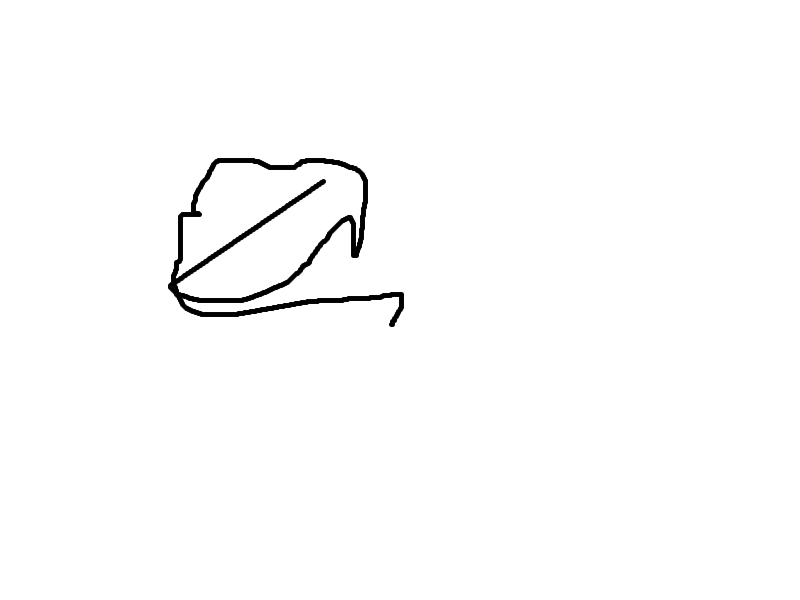
//> input picture Image.jpg, 800 x 600 px
$ ./Source15   (built with g++ and OpenCV 4)
//> lines starting //> are read from the running program, lines starting //| are printed output that depends on the picture; after the words box and inside, x2 and y2 are one past the last pixel; in counts of white or black regions, pixels touching at a corner belong together
/**
 * @function findContours_Demo.cpp
 * @brief Demo code to find contours in an image
 * @author OpenCV team
 */

#include "opencv2/highgui/highgui.hpp"
#include "opencv2/imgproc/imgproc.hpp"
#include <iostream>
#include <stdio.h>
#include <stdlib.h>

using namespace cv;
using namespace std;

Mat src; Mat src_gray;
int thresh = 100;
int max_thresh = 255;
RNG rng(12345);

/// Function header
void thresh_callback(int, void* );

/**
 * @function main
 */
int main( int, char** argv )
{
  /// Load source image and convert it to gray
  src = imread( "Image.jpg" );
//> src is the input picture: 600 rows x 800 cols, CV_8UC3; min 0, max 255, mean 252

  /// Convert image to gray and blur it
  cvtColor( src, src_gray, CV_BGR2GRAY );
  blur( src_gray, src_gray, Size(3,3) );
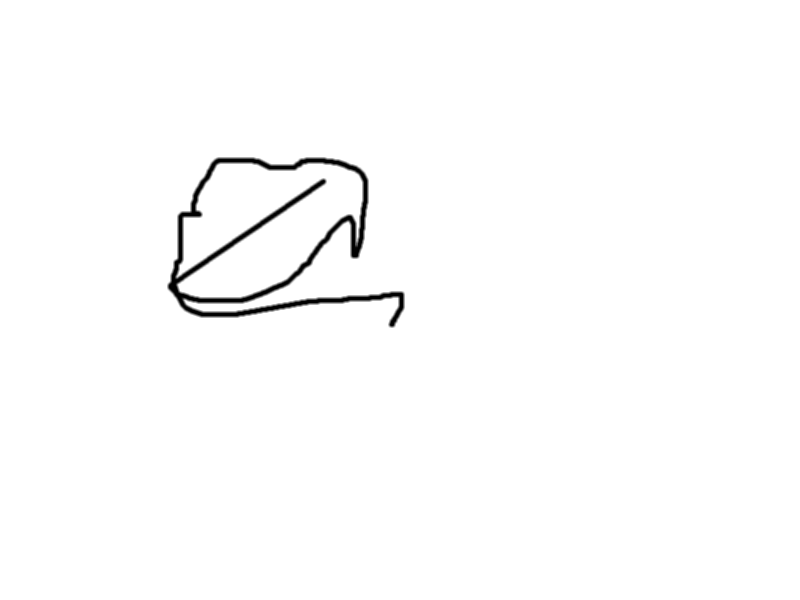
//> src_gray: 600 rows x 800 cols, CV_8UC1; min 0, max 255, mean 252

  /// Create Window
  const char* source_window = "Source";
  namedWindow( source_window, CV_WINDOW_AUTOSIZE );
  imshow( source_window, src );

  createTrackbar( " Canny thresh:", "Source", &thresh, max_thresh, thresh_callback );
  thresh_callback( 0, 0 );

  waitKey(0);
  return(0);
}

/**
 * @function thresh_callback
 */
void thresh_callback(int, void* )
{
  Mat canny_output;
  vector<vector<Point> > contours;
  vector<Vec4i> hierarchy;

  /// Detect edges using canny
  Canny( src_gray, canny_output, thresh, thresh*2, 3 );
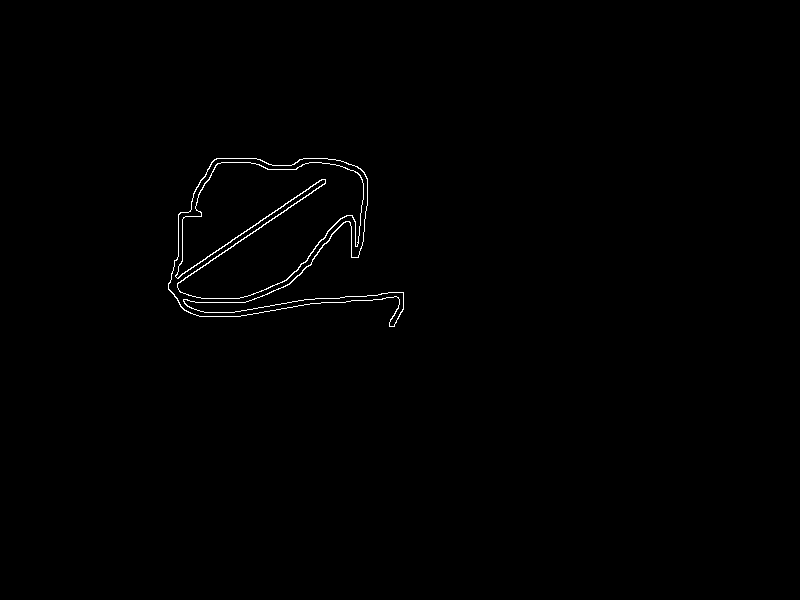
//> canny_output: 600 rows x 800 cols, CV_8UC1; 0.51% white in thin lines or dots, all inside (x1, y1, x2, y2) = (168, 158, 404, 327)
  /// Find contours
  findContours( canny_output, contours, hierarchy, CV_RETR_TREE, CV_CHAIN_APPROX_SIMPLE, Point(0, 0) );
//> contours = 4 contours; box (x1, y1, x2, y2) and area: (168, 158, 404, 327) 22538, (168, 158, 404, 327) 22375, (175, 162, 364, 299) 17446, (175, 162, 364, 299) 17129

  /// Draw contours
  Mat drawing = Mat::zeros( canny_output.size(), CV_8UC3 );
  for( size_t i = 0; i< contours.size(); i++ )
     {
       Scalar color = Scalar( rng.uniform(0, 255), rng.uniform(0,255), rng.uniform(0,255) );
       drawContours( drawing, contours, (int)i, color, 2, 8, hierarchy, 0, Point() );
     }
//> this loop made 4 passes
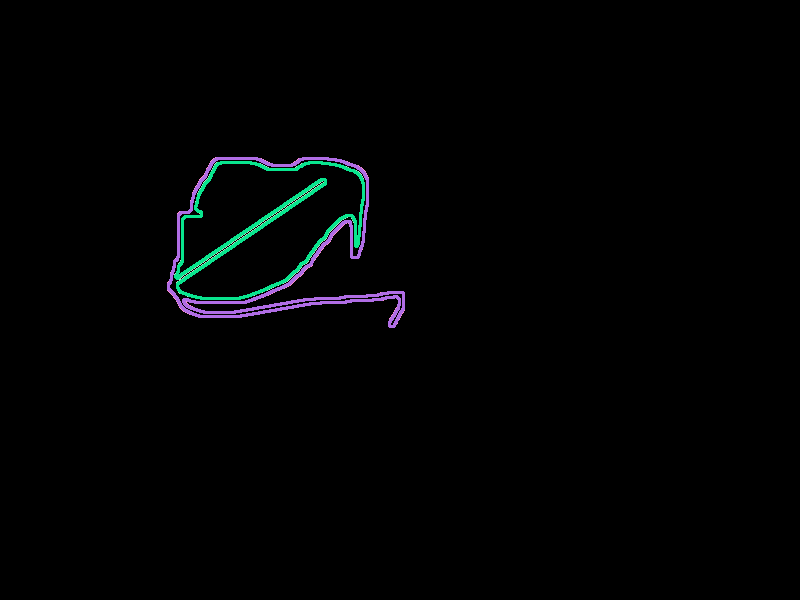
//> drawing: 600 rows x 800 cols, CV_8UC3; mean B, G, R 3, 2.6, 1.7

  /// Show in a window
  namedWindow( "Contours", CV_WINDOW_AUTOSIZE );
  imshow( "Contours", drawing );
}

$ run again, with pic1.png saved as Image.jpg
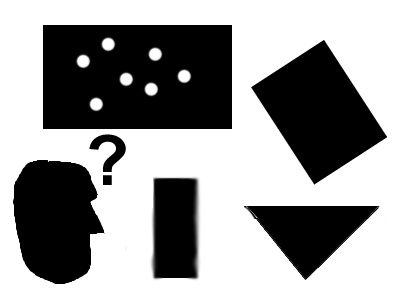
//> input picture pic1.png, 400 x 300 px
//> src is the input picture: 300 rows x 400 cols, CV_8UC3; mean B, G, R 154.1, 154.1, 154.1
//> in thresh_callback, `Canny( src_gray, canny_output, thresh, thresh*2, 3 );`:
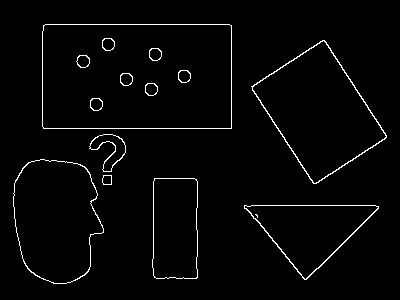
//> canny_output: 300 rows x 400 cols, CV_8UC1; 2.3% white in thin lines or dots, all inside (x1, y1, x2, y2) = (13, 24, 387, 284)
//> contours = 29 contours, 1 with area under 20; largest, box (x1, y1, x2, y2) and area: (42, 24, 232, 129) 19645, (42, 24, 232, 129) 19643, (251, 40, 387, 184) 10197, (252, 40, 387, 184) 9980, (13, 159, 104, 284) 8638
//> the loop in thresh_callback, `for( size_t i = 0; i< contours.size(); i++ )` made 29 passes
//> after the loop in thresh_callback, `for( size_t i = 0; i< contours.size(); i++ )`:
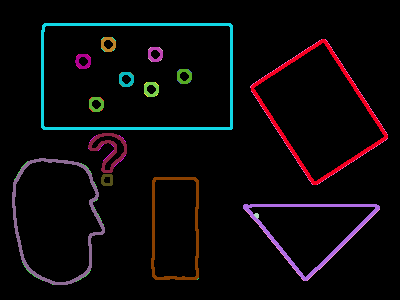
//> drawing: 300 rows x 400 cols, CV_8UC3; mean B, G, R 9.4, 7.6, 9.9

$ run again, with pic3.png saved as Image.jpg
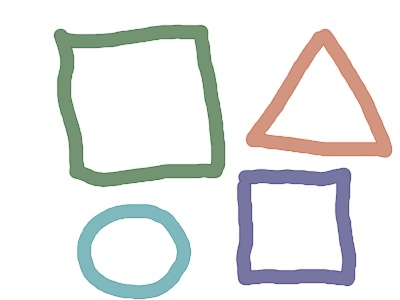
//> input picture pic3.png, 400 x 300 px
//> src is the input picture: 300 rows x 400 cols, CV_8UC3; mean B, G, R 232.4, 233.5, 232.1
//> in thresh_callback, `Canny( src_gray, canny_output, thresh, thresh*2, 3 );`:
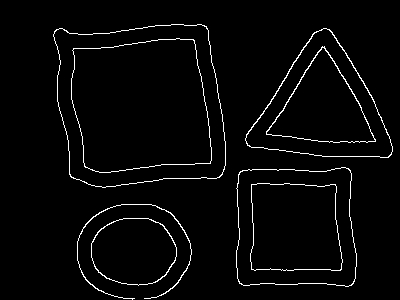
//> canny_output: 300 rows x 400 cols, CV_8UC1; 2.9% white in thin lines or dots, all inside (x1, y1, x2, y2) = (53, 24, 393, 300)
//> contours = 15 contours; largest, box (x1, y1, x2, y2) and area: (53, 24, 226, 188) 23822, (53, 24, 226, 188) 23804, (71, 38, 212, 173) 15840, (71, 38, 212, 173) 15835, (236, 167, 357, 287) 13108
//> the loop in thresh_callback, `for( size_t i = 0; i< contours.size(); i++ )` made 15 passes
//> after the loop in thresh_callback, `for( size_t i = 0; i< contours.size(); i++ )`:
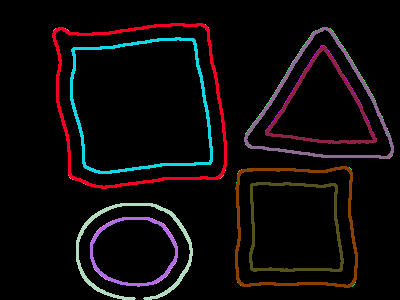
//> drawing: 300 rows x 400 cols, CV_8UC3; mean B, G, R 10.3, 9.3, 13.2
